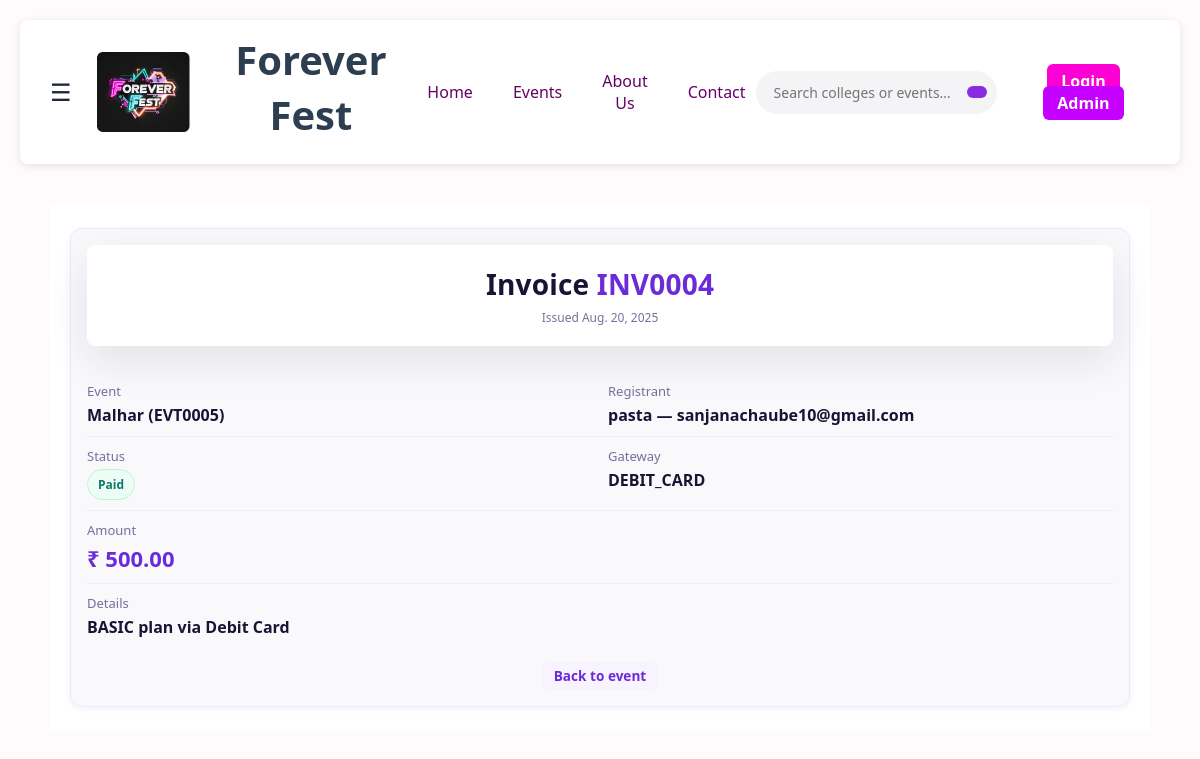
/registrations/invoice/INV0004/, run on an earlier commit of the app's database.
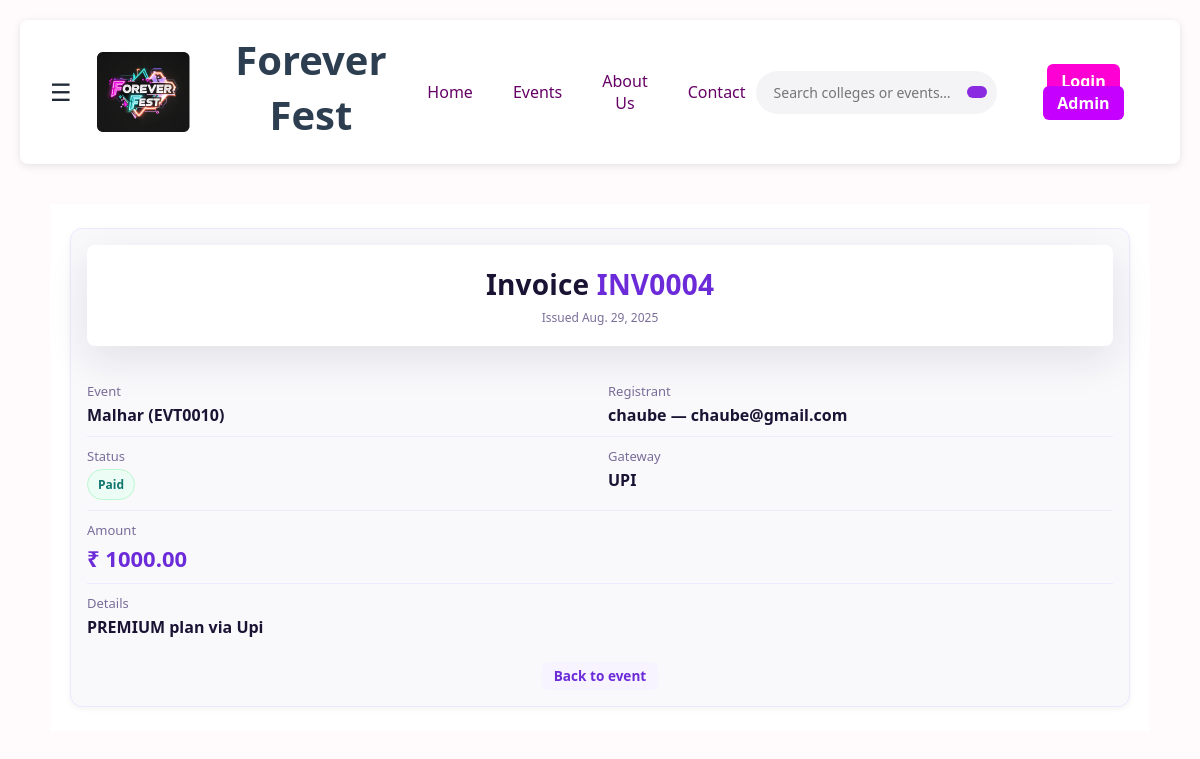
And on a later commit of the database.
### registrations/models.py (models this page shows, shortened)
class Invoice(models.Model):
    invoice_id = models.CharField(primary_key=True, max_length=20, default=generate_invoice_id)
    registration = models.OneToOneField(Registration, on_delete=models.CASCADE, related_name="invoice")
    issued_date = models.DateField(auto_now_add=True)
    details = models.TextField(blank=True)
    class Meta:
        db_table = "invoices"

class Registration(models.Model):
    registration_id = models.CharField(primary_key=True, max_length=20, default=generate_registration_id)
    user = models.ForeignKey(UserProfile, on_delete=models.CASCADE, related_name="registrations")
    event = models.ForeignKey(Event, to_field="event_id", db_column="event_id",on_delete=models.CASCADE, related_name="registrations")
    payment_status = models.CharField(max_length=30, blank=True)
    registration_date = models.DateField(auto_now_add=True)
    class Meta:
        db_table = "registrations"

class Payment(models.Model):
    payment_id = models.CharField(primary_key=True, max_length=20, default=generate_payment_id)
    invoice = models.OneToOneField(Invoice, on_delete=models.CASCADE, related_name="payment")
    amount = models.DecimalField(max_digits=12, decimal_places=2, default=0)
    status = models.CharField(max_length=30, blank=True)
    gateway = models.CharField(max_length=30, blank=True)
    paid_at = models.DateTimeField(null=True, blank=True)
    class Meta:
        db_table = "payments"

### events/models.py (models this page shows, shortened)
class Event(models.Model):
    image_url = models.CharField(max_length=255, blank=True)
    event_id = models.CharField(primary_key=True, max_length=20, default=generate_event_id)
    college = models.ForeignKey(College,to_field="college_id", db_column="college_id",on_delete=models.CASCADE, related_name="events",)
    title = models.CharField(max_length=80)
    description = models.TextField(blank=True)
    date_time = models.DateTimeField(null=True, blank=True)
    location = models.CharField(max_length=120, blank=True)
    created_by = models.ForeignKey(AdminProfile,to_field="admin_id",db_column="created_by",on_delete=models.SET_NULL,null=True,blank=True,related_name="created_events",)
    class Meta:
        db_table = "events"

### accounts/models.py (models this page shows, shortened)
class UserProfile(models.Model):
    user_id = models.CharField(primary_key=True, max_length=20, default=generate_user_id, editable=False)
    username = models.CharField(max_length=25)
    email = models.EmailField(max_length=25, unique=True)
    password = models.CharField(max_length=128)
    profile_info = models.CharField(max_length=50, blank=True, null=True)
    preferences = models.CharField(max_length=20, blank=True, null=True)

### registrations/views.py (the view)
# urls.py: path("invoice/<str:invoice_id>/", views.invoice_detail, name="invoice_detail"),
def invoice_detail(request, invoice_id: str):
    inv = get_object_or_404(Invoice.objects.select_related("registration__event",
                                                           "registration__user",
                                                           "payment"),
                            invoice_id=invoice_id)
    return render(request, "registrations/invoice_detail.html", {
        "invoice": inv,
        "event": inv.registration.event,
        "user": inv.registration.user,
        "payment": getattr(inv, "payment", None),
    })

### registrations/templates/registrations/invoice_detail.html (shortened to what this page needs)
{% extends "accounts/base.html" %}
{% load static %}
{% block content %}
<link rel="stylesheet" href="{% static 'css/registrations.css' %}">
<section class="reg-wrap">
  <div class="reg-card">
    <header class="reg-card__header">
      <h1>Invoice <span>{{ invoice.invoice_id }}</span></h1>
      <p class="muted">Issued {{ invoice.issued_date }}</p>
    </header>
    <div class="invoice-block">
      <div class="row">
        <div class="col">
          <div class="label">Event</div>
          <div class="value">{{ invoice.registration.event.title }} ({{ invoice.registration.event.event_id }})</div>
        </div>
        <div class="col">
          <div class="label">Registrant</div>
          <div class="value">{{ invoice.registration.user.username }} — {{ invoice.registration.user.email }}</div>
        </div>
      </div>
      <div class="row">
        <div class="col">
          <div class="label">Status</div>
          {% if invoice.payment.status %}
            <div class="chip {% if invoice.payment.status|lower == 'paid' %}chip--ok{% else %}chip--warn{% endif %}">
              {{ invoice.payment.status|title }}
            </div>
          {% endif %}
        </div>
        <div class="col">
          <div class="label">Gateway</div>
          <div class="value">{{ invoice.payment.gateway|upper }}</div>
        </div>
      </div>
      <div class="row total">
        <div class="col">
          <div class="label">Amount</div>
          <div class="value">₹ {{ invoice.payment.amount }}</div>
        </div>
      </div>
      {% if invoice.details %}
      <div class="row">
        <div class="col">
          <div class="label">Details</div>
          <div class="value">{{ invoice.details }}</div>
        </div>
      </div>
      {% endif %}
    </div>
    <div class="actions">
      <a href="{% url 'events:event_detail' invoice.registration.event.event_id %}" class="btn-ghost">
        Back to event
      </a>
    </div>
  </div>
</section>
{% endblock %}

What changed in the data, as far as the page shows it:
changed Invoice "INV0004": issued_date "Aug. 20, 2025" → "Aug. 29, 2025"; registration.event.event_id "EVT0005" → "EVT0010"; registration.user.username "pasta" → "chaube"; registration.user.email "sanjanachaube10@gmail.com" → "chaube@gmail.com"; payment.gateway "DEBIT_CARD" → "UPI"; payment.amount "500.00" → "1000.00"; details "BASIC plan via Debit Card" → "PREMIUM plan via Upi"
